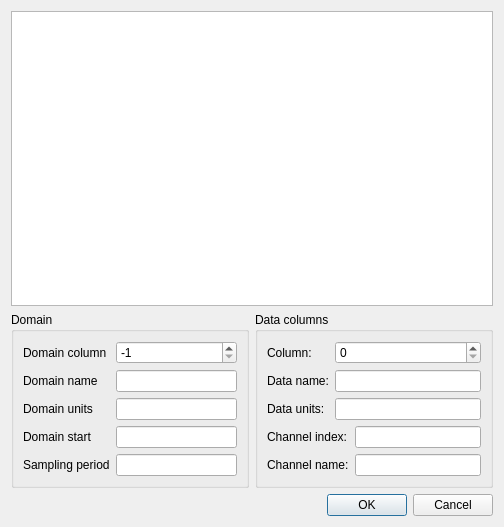
<?xml version="1.0" encoding="UTF-8"?>
<ui version="4.0">
 <class>Dialog</class>
 <widget class="QDialog" name="Dialog">
  <property name="geometry">
   <rect>
    <x>0</x>
    <y>0</y>
    <width>504</width>
    <height>527</height>
   </rect>
  </property>
  <property name="windowTitle">
   <string>Import Axon Text File</string>
  </property>
  <layout class="QGridLayout" name="gridLayout_5">
   <item row="0" column="0" colspan="2">
    <widget class="QTableWidget" name="tableWidget"/>
   </item>
   <item row="1" column="0">
    <widget class="QGroupBox" name="definitionDomainGroupBox">
     <property name="title">
      <string>Domain</string>
     </property>
     <layout class="QGridLayout" name="gridLayout_2">
      <item row="0" column="0">
       <layout class="QGridLayout" name="gridLayout">
        <item row="0" column="0">
         <widget class="QLabel" name="label">
          <property name="text">
           <string>Domain column</string>
          </property>
         </widget>
        </item>
        <item row="0" column="1">
         <widget class="QSpinBox" name="domainColumnsSpinBox">
          <property name="minimum">
           <number>-1</number>
          </property>
          <property name="maximum">
           <number>1000000</number>
          </property>
          <property name="value">
           <number>-1</number>
          </property>
         </widget>
        </item>
        <item row="1" column="0">
         <widget class="QLabel" name="label_2">
          <property name="text">
           <string>Domain name</string>
          </property>
         </widget>
        </item>
        <item row="1" column="1">
         <widget class="QLineEdit" name="domainNameLineEdit">
          <property name="clearButtonEnabled">
           <bool>true</bool>
          </property>
         </widget>
        </item>
        <item row="2" column="0">
         <widget class="QLabel" name="label_5">
          <property name="text">
           <string>Domain units</string>
          </property>
         </widget>
        </item>
        <item row="2" column="1">
         <widget class="QLineEdit" name="domainUnitsLineEdit">
          <property name="clearButtonEnabled">
           <bool>true</bool>
          </property>
         </widget>
        </item>
        <item row="3" column="0">
         <widget class="QLabel" name="label_3">
          <property name="text">
           <string>Domain start</string>
          </property>
         </widget>
        </item>
        <item row="3" column="1">
         <widget class="QLineEdit" name="domainStartLineEdit">
          <property name="clearButtonEnabled">
           <bool>true</bool>
          </property>
         </widget>
        </item>
        <item row="4" column="0">
         <widget class="QLabel" name="label_4">
          <property name="text">
           <string>Sampling period</string>
          </property>
         </widget>
        </item>
        <item row="4" column="1">
         <widget class="QLineEdit" name="samplingPeriodLineEdit">
          <property name="clearButtonEnabled">
           <bool>true</bool>
          </property>
         </widget>
        </item>
       </layout>
      </item>
     </layout>
    </widget>
   </item>
   <item row="1" column="1">
    <widget class="QGroupBox" name="dataColumnsGroupBox">
     <property name="title">
      <string>Data columns</string>
     </property>
     <layout class="QGridLayout" name="gridLayout_4">
      <item row="0" column="0">
       <layout class="QGridLayout" name="gridLayout_3">
        <item row="0" column="0">
         <widget class="QLabel" name="label_6">
          <property name="text">
           <string>Column:</string>
          </property>
         </widget>
        </item>
        <item row="0" column="1" colspan="2">
         <widget class="QSpinBox" name="selectDataColumnSpinBox"/>
        </item>
        <item row="1" column="0">
         <widget class="QLabel" name="label_7">
          <property name="text">
           <string>Data name:</string>
          </property>
         </widget>
        </item>
        <item row="1" column="1" colspan="2">
         <widget class="QLineEdit" name="dataColumnNameLineEdit">
          <property name="clearButtonEnabled">
           <bool>true</bool>
          </property>
         </widget>
        </item>
        <item row="2" column="0">
         <widget class="QLabel" name="label_8">
          <property name="text">
           <string>Data units:</string>
          </property>
         </widget>
        </item>
        <item row="2" column="1" colspan="2">
         <widget class="QLineEdit" name="dataUnitsLineEdit"/>
        </item>
        <item row="3" column="0" colspan="2">
         <widget class="QLabel" name="label_9">
          <property name="text">
           <string>Channel index:</string>
          </property>
         </widget>
        </item>
        <item row="3" column="2">
         <widget class="QLineEdit" name="channelIndexLineEdit"/>
        </item>
        <item row="4" column="0" colspan="2">
         <widget class="QLabel" name="label_10">
          <property name="text">
           <string>Channel name:</string>
          </property>
         </widget>
        </item>
        <item row="4" column="2">
         <widget class="QLineEdit" name="channelNameLineEdit"/>
        </item>
       </layout>
      </item>
     </layout>
    </widget>
   </item>
   <item row="2" column="0" colspan="2">
    <widget class="QDialogButtonBox" name="buttonBox">
     <property name="orientation">
      <enum>Qt::Orientation::Horizontal</enum>
     </property>
     <property name="standardButtons">
      <set>QDialogButtonBox::StandardButton::Cancel|QDialogButtonBox::StandardButton::Ok</set>
     </property>
    </widget>
   </item>
  </layout>
 </widget>
 <resources/>
 <connections>
  <connection>
   <sender>buttonBox</sender>
   <signal>accepted()</signal>
   <receiver>Dialog</receiver>
   <slot>accept()</slot>
   <hints>
    <hint type="sourcelabel">
     <x>248</x>
     <y>254</y>
    </hint>
    <hint type="destinationlabel">
     <x>157</x>
     <y>274</y>
    </hint>
   </hints>
  </connection>
  <connection>
   <sender>buttonBox</sender>
   <signal>rejected()</signal>
   <receiver>Dialog</receiver>
   <slot>reject()</slot>
   <hints>
    <hint type="sourcelabel">
     <x>316</x>
     <y>260</y>
    </hint>
    <hint type="destinationlabel">
     <x>286</x>
     <y>274</y>
    </hint>
   </hints>
  </connection>
 </connections>
</ui>
